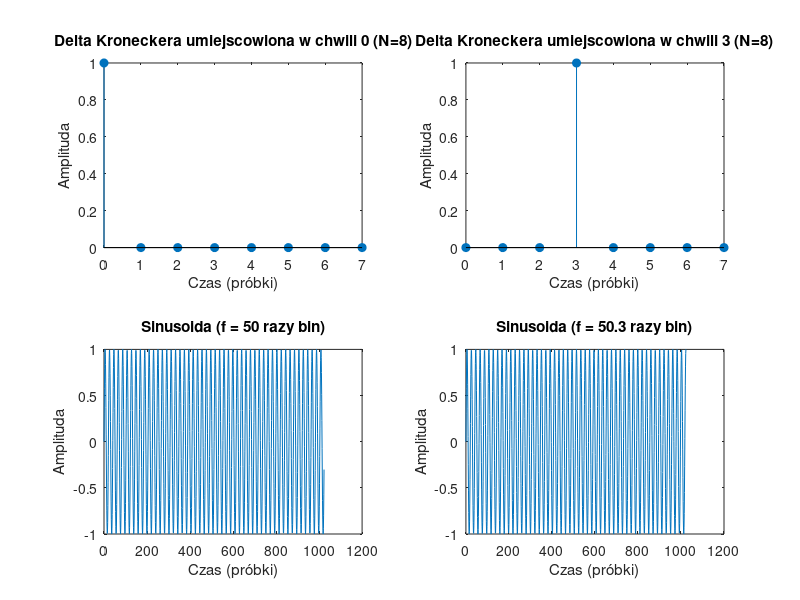
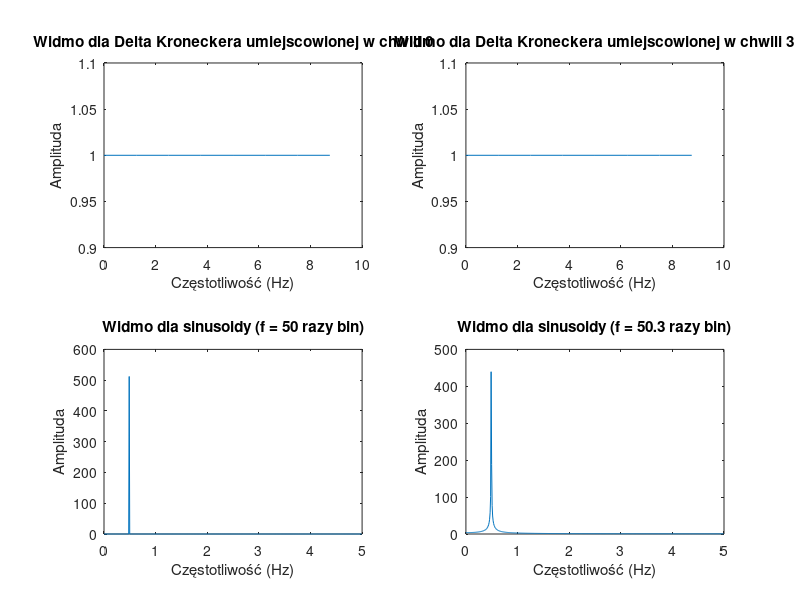

Write the MATLAB code that produced these figures, in order. (Note: this script raises an error after producing the figures.)
%% Zad1
Fs = 10;         
T = 0.1;         
N = 8;           
N2 = 1024;       
f_bin = Fs / N2; 
n1 = 0:N-1;      
x1 = zeros(1, N);
x1(1) = 1;       
x2 = zeros(1, N);
x2(4) = 1;     
n3 = 0:N2-1;     
f3 = 50 * f_bin; 
x3 = sin(2*pi*f3*n3/Fs); 
f4 = 50.3 * f_bin;
x4 = sin(2*pi*f4*n3/Fs); 
% Obliczanie FFT
X1 = fft(x1, N);    
X2 = fft(x2, N);    
X3 = fft(x3, N2);   
X4 = fft(x4, N2);   
f = (0:N-1) * Fs / N;
f2 = (0:N2-1) * Fs / N2;
f2 = f2;
% Rysowanie sygnałów w dziedzinie czasu
figure;
subplot(2,2,1);
stem(n1, x1, 'filled');
title('Delta Kroneckera umiejscowiona w chwili 0 (N=8)');
xlabel('Czas (próbki)');
ylabel('Amplituda');
subplot(2,2,2);
stem(n1, x2, 'filled');
title('Delta Kroneckera umiejscowiona w chwili 3 (N=8)');
xlabel('Czas (próbki)');
ylabel('Amplituda');
subplot(2,2,3);
plot(n3, x3);
title('Sinusoida (f = 50 razy bin)');
xlabel('Czas (próbki)');
ylabel('Amplituda');
subplot(2,2,4);
plot(n3, x4);
title('Sinusoida (f = 50.3 razy bin)');
xlabel('Czas (próbki)');
ylabel('Amplituda');
% Rysowanie widm w dziedzinie częstotliwości
figure;
subplot(2,2,1);
plot(f, abs(X1));
title('Widmo dla Delta Kroneckera umiejscowionej w chwili 0');
xlabel('Częstotliwość (Hz)');
ylabel('Amplituda');
subplot(2,2,2);
plot(f, abs(X2));
title('Widmo dla Delta Kroneckera umiejscowionej w chwili 3');
xlabel('Częstotliwość (Hz)');
ylabel('Amplituda');
subplot(2,2,3);
plot(f2(1:512), abs(X3(1:512)));
title('Widmo dla sinusoidy (f = 50 razy bin)');
xlabel('Częstotliwość (Hz)');
ylabel('Amplituda');
subplot(2,2,4);
plot(f2(1:512), abs(X4(1:512)));
title('Widmo dla sinusoidy (f = 50.3 razy bin)');
xlabel('Częstotliwość (Hz)');
ylabel('Amplituda');

%% Zad2

szum = x3;
Fs = 10;
[gwm,fx3] = odcinkoweUsre(szum,10,Fs);

%% Zad3


N  = 100000;     
Fs = 100;      
t  = (0:N-1)'/Fs;

rng(0);  
szum = randn(N,1); 

f1 = 1;   A1 = 2;   phi1 = 0;
f2 = 2;  A2 = 1.5; phi2 = pi/3;
f3 = 5;  A3 = 0.8; phi3 = pi/2;

sinusoidy = A1*sin(2*pi*f1*t + phi1) + ...
            A2*sin(2*pi*f2*t + phi2) + ...
            A3*sin(2*pi*f3*t + phi3);
a = [1, -0.9, 0.16];  
e = randn(N,1);

AR2 = filter(1, a, e);  

sygnal_mieszany = sinusoidy + AR2;

figure('Position',[100 100 900 600]);
subplot(4,1,1); plot(t(1:2000), szum(1:2000));      title('1. Biały szum N(0,1)');      grid on;
subplot(4,1,2); plot(t(1:2000), sinusoidy(1:2000)); title('2. Suma 3 sinusoid');        grid on;
subplot(4,1,3); plot(t(1:2000), AR2(1:2000));       title('3. Ciąg AR(2)');             grid on;
subplot(4,1,4); plot(t(1:2000), sygnal_mieszany(1:2000)); 
title('4. Suma: sinusoidy + AR(2)'); grid on; xlabel('Czas [s]');

%% Zad4
Ts = 0.01;
Fs = 1/Ts;
podzial = 100;

% biały szum
[GWMszum, fszum] = odcinkoweUsre(szum,podzial,Fs);
DTF = fft(szum);
GWMszumZwyczajnie = abs(DTF);
GWMszumZwyczajnie = GWMszumZwyczajnie(1:floor(N/2)+1);
GWMszumZwyczajnie = (1/(N))*(GWMszumZwyczajnie).^2;
f = (0:length(GWMszumZwyczajnie)-1) * Fs / N;
figure
hold on
plot(f,10*log10(GWMszumZwyczajnie));
plot(fszum,10*log10(GWMszum))
xlabel('Częstotliwość [Hz]');
ylabel('GWM(dB)');
legend('Periodogram','Periodogram metoda uśrednianie odcinkowe')

% sinusoidy

[GWMsin, fsin] = odcinkoweUsre(sinusoidy,podzial,Fs);
DTF = fft(sinusoidy);
GWMsinZwyczajnie = abs(DTF);
GWMsinZwyczajnie = GWMsinZwyczajnie(1:floor(N/2)+1);
GWMsinZwyczajnie = (1/(N))*(GWMsinZwyczajnie).^2;
f = (0:length(GWMsinZwyczajnie)-1) * Fs / N;
figure
hold on
plot(f,10*log10(GWMsinZwyczajnie));
plot(fsin,10*log10(GWMsin))
xlabel('Częstotliwość [Hz]');
ylabel('GWM(dB)');
legend('Periodogram','Periodogram metoda uśrednianie odcinkowe')

% AR

[GWMar, far] = odcinkoweUsre(AR2,podzial,Fs);
DTF = fft(AR2);
GWMarZwyczajnie = abs(DTF);
GWMarZwyczajnie = GWMarZwyczajnie(1:floor(N/2)+1);
GWMarZwyczajnie = (1/(N))*(GWMarZwyczajnie).^2;
f = (0:length(GWMarZwyczajnie)-1) * Fs / N;
figure
hold on
plot(f,10*log10(GWMarZwyczajnie));
plot(far,10*log10(GWMar))
xlabel('Częstotliwość [Hz]');
ylabel('GWM(dB)');
legend('Periodogram','Periodogram metoda uśrednianie odcinkowe')

% sygnal mieszany suma sinusoid i AR

[GWMmieszany, fmieszany] = odcinkoweUsre(sygnal_mieszany,podzial,Fs);
DTF = fft(sygnal_mieszany);
GWMmieszanyZwyczajnie = abs(DTF);
GWMmieszanyZwyczajnie = GWMmieszanyZwyczajnie(1:floor(N/2)+1);
GWMmieszanyZwyczajnie = (1/(N))*(GWMmieszanyZwyczajnie).^2;
f = (0:length(GWMmieszanyZwyczajnie)-1) * Fs / N;
figure
hold on
plot(f,10*log10(GWMmieszanyZwyczajnie));
plot(fmieszany,10*log10(GWMmieszany))
xlabel('Częstotliwość [Hz]');
ylabel('GWM(dB)');
legend('Periodogram','Periodogram metoda uśrednianie odcinkowe')

%% Zad5
dAm = 50;

% biały szum
model_szum = ar(szum, dAm );
Tprob = 0.01;
a_szum = model_szum.A;
warbs_szum = model_szum.NoiseVariance;
Psd_szum=abs(fft(1,1024)./fft(a_szum,1024)).^2*warbs_szum*Tprob;
f_szum = (0:1024/2) * (Fs/1024);

plot(f_szum,Psd_szum(1:513))
xlabel('Częstotliwość [Hz]')
ylabel('Gęstość widmowa mocy')


% sinusoidy
model_sin = ar(sinusoidy, dAm );
Tprob = 0.01;
a_sin = model_sin.A;
warbs_sin = model_sin.NoiseVariance;
Psd_sin=abs(fft(1,1024)./fft(a_sin,1024)).^2*warbs_sin*Tprob;
f_sin = (0:1024/2) * (Fs/1024);

plot(f_sin,Psd_sin(1:513))
xlabel('Częstotliwość [Hz]')
ylabel('Gęstość widmowa mocy')

% AR
model_ar = ar(AR2, dAm );
Tprob = 0.01;
a_ar = model_ar.A;
warbs_ar = model_ar.NoiseVariance;
Psd_ar=abs(fft(1,1024)./fft(a_ar,1024)).^2*warbs_ar*Tprob;
f_ar = (0:1024/2) * (Fs/1024);

plot(f_ar,Psd_ar(1:513))
xlabel('Częstotliwość [Hz]')
ylabel('Gęstość widmowa mocy')

% sygnał mieszany suma sinusoid i AR
model_mieszany = ar(sygnal_mieszany, dAm );
Tprob = 0.01;
a_mieszany = model_mieszany.A;
warbs_mieszany = model_mieszany.NoiseVariance;
Psd_mieszany=abs(fft(1,1024)./fft(a_mieszany,1024)).^2*warbs_mieszany*Tprob;
f_mieszany = (0:1024/2) * (Fs/1024);

plot(f_mieszany,Psd_mieszany(1:513))
xlabel('Częstotliwość [Hz]')
ylabel('Gęstość widmowa mocy')

